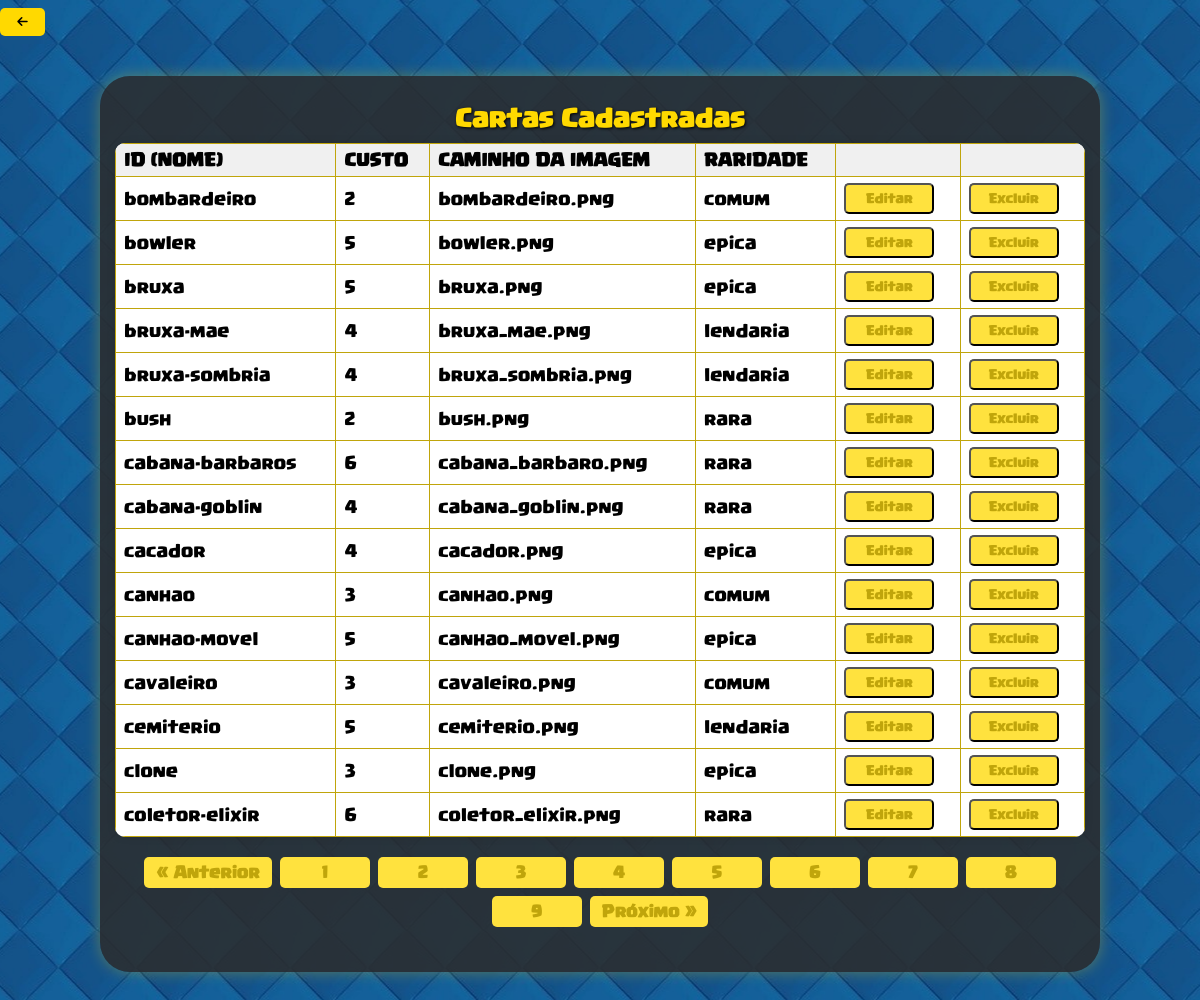
The page /cartas/listar-carta/listar-carta.php?pagina=2 (signed in) on the database its author committed.
### tables this page shows
CREATE TABLE `carta` (
  `id` varchar(20) NOT NULL,  
  `custo` int NOT NULL,
  `srcImagem` varchar(40) NOT NULL,
  `raridade` varchar(15) NOT NULL,
  PRIMARY KEY (`id`)
);

### src/Repositorio/CartaRepositorio.php (called while the page is built, shortened)
<?php
    class CartaRepositorio
    {
        private PDO $pdo;
        public function __construct(PDO $pdo)
        {
            $this->pdo = $pdo;
        }
        private function formarObjeto(array $dados): Carta
        {
            return new Carta($dados['id'], (int)$dados['custo'], $dados['srcImagem'], $dados['raridade']);
        }
        public function contarTodos()
        {
            $sql = "SELECT COUNT(*) FROM carta";
            $stmt = $this->pdo->query($sql);
            return (int) $stmt->fetchColumn();
        }
        public function buscarPaginado(int $limite, int $offset): array
        {
            $sql = "SELECT id, custo, srcImagem, raridade FROM carta LIMIT :limite OFFSET :offset";
            $stmt = $this->pdo->prepare($sql);
            $stmt->bindValue(':limite', $limite, PDO::PARAM_INT);
            $stmt->bindValue(':offset', $offset, PDO::PARAM_INT);
            $stmt->execute();
            $resultados = $stmt->fetchAll(PDO::FETCH_ASSOC);
            return array_map(fn($dados) => $this->formarObjeto($dados), $resultados);
        }
    }
?>

### src/paginacao.php (called while the page is built)
<?php
class Paginacao
{
    private int $totalItens;
    private int $itensPorPagina;
    private int $paginaAtual;
    public function __construct(int $totalItens, int $itensPorPagina, int $paginaAtual)
    {
        $this->totalItens = $totalItens;
        $this->itensPorPagina = $itensPorPagina;
        $this->paginaAtual = max(1, $paginaAtual);
    }
    public function getOffset(): int
    {
        return ($this->paginaAtual - 1) * $this->itensPorPagina;
    }
    public function getLimite(): int
    {
        return $this->itensPorPagina;
    }
    public function getTotalPaginas(): int
    {
        return (int) ceil($this->totalItens / $this->itensPorPagina);
    }
    public function getPaginaAtual(): int
    {
        return $this->paginaAtual;
    }
}
?>

### src/Modelo/carta.php (called while the page is built, shortened)
<?php
    class Carta
    {
        private string $id;
        private int $custoCarta;
        private string $caminhoCarta;
        private string $raridadeCarta;
        public function __construct(string $id, int $custoCarta, string $caminhoCarta, string $raridadeCarta){
            $this->id = $id;
            $this->custoCarta = $custoCarta;
            $this->raridadeCarta = $raridadeCarta;
            $this->caminhoCarta = $caminhoCarta;
        }
        public function getId(): string
        {
            return $this->id;
        }
        public function getCustoCarta(): int
        {
            return $this->custoCarta;
        }
        public function getRaridadeCarta(): string
        {
            return $this->raridadeCarta;
        }
        public function getCaminhoCarta(): string
        {
            return $this->caminhoCarta;
        }
    }
?>

### cartas/listar-carta/listar-carta.php (the view, shortened to what this page needs)
<?php
require __DIR__ . "/../../src/conexao-bd.php";
require_once __DIR__ . '/../../src/Repositorio/CartaRepositorio.php';
require_once __DIR__ . '/../../src/Modelo/carta.php';
require __DIR__ . "/../../src/paginacao.php";
$climite = 15;
$paginaAtual = isset($_GET['pagina']) ? (int) $_GET['pagina'] : 1;
$cartaRepositorio = new CartaRepositorio($pdo);
$totalCartas = $cartaRepositorio->contarTodos();
$paginacao = new Paginacao($totalCartas, $climite, $paginaAtual);
$cartas = $cartaRepositorio->buscarPaginado($paginacao->getLimite(), $paginacao->getOffset());
?>
<!DOCTYPE html>
<html lang="pt-br">
<head>
    <link rel="stylesheet" href="https://cdnjs.cloudflare.com/ajax/libs/font-awesome/6.4.0/css/all.min.css" />
    <link rel="stylesheet" href="../../css/listar.css" />
</head>
<body>
    <form action="../../administrar/administrar-carta.php">
        <button type="submit" id="botao-menu"><i class="fas fa-arrow-left"></i></button>
    </form>
    <div class="container-formulario">
        <div class="formulario">
            <h1 class="titulo">Cartas Cadastradas</h1>
            <div class="tabela">
                <table>
                    <thead>
                        <tr>
                            <th>ID (Nome)</th>
                            <th>Custo</th>
                            <th>Caminho da Imagem</th>
                            <th>Raridade</th>
                            <th> </th>
                            <th> </th>
                        </tr>
                    </thead>
                    <tbody>
                        <?php foreach ($cartas as $carta): ?>
                            <tr>
                                <td><?= htmlspecialchars($carta->getId()) ?></td>
                                <td><?= htmlspecialchars($carta->getCustoCarta()) ?></td>
                                <td><?= htmlspecialchars($carta->getCaminhoCarta()) ?></td>
                                <td><?= htmlspecialchars($carta->getRaridadeCarta()) ?></td>
                                <td>
                                    <form action="../atualizar-carta/atualizar-carta.php" method="POST">
                                        <button type="submit" class="botao-alterar">Editar</button>
                                    </form>
                                </td>
                                <td>
                                    <form action="../atualizar-carta/deletar-carta.php" method="post">
                                        <input type="submit" class="botao-alterar" value="Excluir">
                                    </form>
                                </td>
                            </tr>
                        <?php endforeach; ?>
                    </tbody>
                </table>
                <div class="paginacao" style="text-align:center; margin-top: 20px;">
                    <?php if ($paginacao->getPaginaAtual() > 1): ?>
                        <a href="?pagina=<?= $paginacao->getPaginaAtual() - 1 ?>" class="botao-pagina">« Anterior</a>
                    <?php endif; ?>
                    <?php for ($i = 1; $i <= $paginacao->getTotalPaginas(); $i++): ?>
                        <?php if ($i === $paginacao->getPaginaAtual()): ?>
                            <strong><?= $i ?></strong>
                        <?php else: ?>
                            <a href="?pagina=<?= $i ?>" class="botao-pagina"><?= $i ?></a>
                        <?php endif; ?>
                    <?php endfor; ?>
                    <?php if ($paginacao->getPaginaAtual() < $paginacao->getTotalPaginas()): ?>
                        <a href="?pagina=<?= $paginacao->getPaginaAtual() + 1 ?>" class="botao-pagina">Próximo »</a>
                    <?php endif; ?>
                </div>
            </div>
        </div>
    </div>
</body>
</html>

### css/listar.css (style rules this page uses)
html, body { height: 100%; margin: 0; padding: 0; overflow: hidden; background-position: center; background-image: url("../img/fundo-section.jpg"); font-family: fonteClash, sans-serif; color: rgb(255, 217, 0); font-size: 12px; }
.container-formulario { max-width: 1000px; width: 90%; margin: 40px auto; padding: 15px; background-color: rgba(44, 44, 44, 0.85); border-radius: 30px; color: rgb(255, 217, 0); box-shadow: 0 0 15px rgba(255, 217, 0, 0.3); box-sizing: border-box; display: flex; flex-direction: column; }
#botao-menu { margin: 8px 0; width: 45px; height: 28px; font-size: 12px; display: flex; justify-content: center; align-items: center; background-color: rgb(255, 217, 0); color: black; border: none; border-radius: 5px; cursor: pointer; flex-shrink: 0; }
.titulo { font-family: fonteClash; font-size: 20px; margin-bottom: 10px; text-align: center; color: rgb(255, 217, 0); text-shadow: 1px 1px 3px #000; flex-shrink: 0; }
table { width: 100%; min-width: 550px; border-collapse: collapse; font-family: fonteClash; font-size: 14px; color: #000000; background-color: #ffffff; border-radius: 10px; overflow: hidden; box-shadow: 0 0 8px rgba(0, 0, 0, 0.1); }
th, td { border: 1px solid rgb(192, 165, 11); padding: 6px 8px; text-align: left; vertical-align: middle; color: #000000; white-space: nowrap; }
th { background-color: #f0f0f0; font-weight: 900; text-transform: uppercase; }
.paginacao { margin-top: 20px; margin-bottom: 30px; text-align: center; display: flex; flex-wrap: wrap; justify-content: center; gap: 8px; white-space: normal; overflow-x: visible; }
.paginacao a.botao-pagina, .paginacao strong { padding: 6px 12px; background-color: rgb(255, 226, 62); color: rgb(192, 165, 11); border-radius: 5px; text-decoration: none; font-family: fonteClash; font-weight: bold; transition: background-color 0.3s ease; font-size: 13px; display: inline-block; min-width: 90px; text-align: center; box-sizing: border-box; }
.botao-alterar { padding: 6px 12px; background-color: rgb(255, 226, 62); color: rgb(192, 165, 11); border-radius: 5px; text-decoration: none; font-family: fonteClash; font-weight: bold; transition: background-color 0.3s ease; font-size: 10px; display: inline-block; min-width: 90px; text-align: center; box-sizing: border-box; }

### rows shown on the page
carta: id "bombardeiro", custo "2", srcImagem "bombardeiro.png", raridade "comum"
carta: id "bowler", custo "5", srcImagem "bowler.png", raridade "epica"
carta: id "bruxa", custo "5", srcImagem "bruxa.png", raridade "epica"
carta: id "bruxa-mae", custo "4", srcImagem "bruxa_mae.png", raridade "lendaria"
carta: id "bruxa-sombria", custo "4", srcImagem "bruxa_sombria.png", raridade "lendaria"
carta: id "bush", custo "2", srcImagem "bush.png", raridade "rara"
carta: id "cabana-barbaros", custo "6", srcImagem "cabana_barbaro.png", raridade "rara"
carta: id "cabana-goblin", custo "4", srcImagem "cabana_goblin.png", raridade "rara"
carta: id "cacador", custo "4", srcImagem "cacador.png", raridade "epica"
carta: id "canhao", custo "3", srcImagem "canhao.png", raridade "comum"
carta: id "canhao-movel", custo "5", srcImagem "canhao_movel.png", raridade "epica"
carta: id "cavaleiro", custo "3", srcImagem "cavaleiro.png", raridade "comum"
carta: id "cemiterio", custo "5", srcImagem "cemiterio.png", raridade "lendaria"
carta: id "clone", custo "3", srcImagem "clone.png", raridade "epica"
carta: id "coletor-elixir", custo "6", srcImagem "coletor_elixir.png", raridade "rara"
